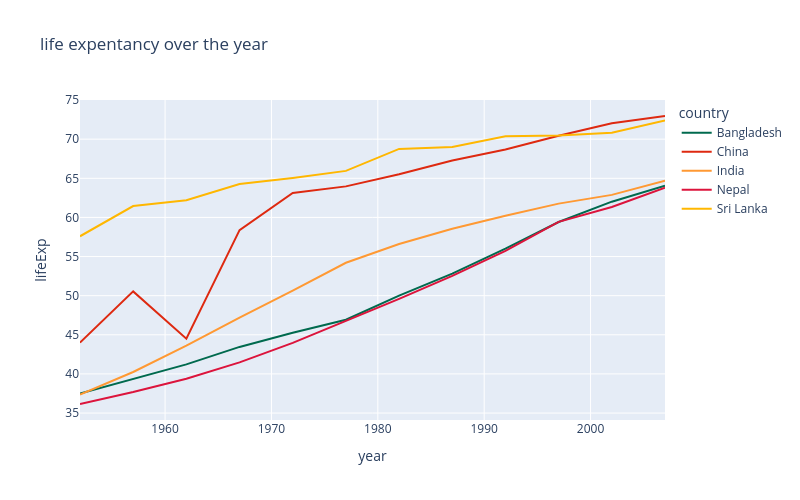

Notebook source saved alongside this figure:
### Code cell
padosi = gap[gap.country.isin(['India','Bangladesh','China','Nepal','Sri Lanka'])]
padosi
palette = ['#006A4E','#DE2910','#FF9933','#DC143C','#FFB700']
px.line(padosi,x='year',y='lifeExp',
        color='country',color_discrete_sequence=palette,
        hover_data=gap.columns,width=800,height=500,
        title='life expentancy over the year')

### Figure 1 — Plotly figure (JSON) as saved in the notebook; plotly's stock layout.template omitted (floating-point values rounded to 4 significant figures)
{"data": [{"customdata": [["Bangladesh", "Asia", 46886859, 684.2, "BGD", 50], ["Bangladesh", "Asia", 51365468, 661.6, "BGD", 50], ["Bangladesh", "Asia", 56839289, 686.3, "BGD", 50], ["Bangladesh", "Asia", 62821884, 721.2, "BGD", 50], ["Bangladesh", "Asia", 70759295, 630.2, "BGD", 50], ["Bangladesh", "Asia", 80428306, 659.9, "BGD", 50], ["Bangladesh", "Asia", 93074406, 677.0, "BGD", 50], ["Bangladesh", "Asia", 103764241, 752.0, "BGD", 50], ["Bangladesh", "Asia", 113704579, 837.8, "BGD", 50], ["Bangladesh", "Asia", 123315288, 972.8, "BGD", 50], ["Bangladesh", "Asia", 135656790, 1136.0, "BGD", 50], ["Bangladesh", "Asia", 150448339, 1391.0, "BGD", 50]], "hovertemplate": "country=%{customdata[0]}<br>year=%{x}<br>lifeExp=%{y}<br>continent=%{customdata[1]}<br>pop=%{customdata[2]}<br>gdpPercap=%{customdata[3]}<br>iso_alpha=%{customdata[4]}<br>iso_num=%{customdata[5]}<extra></extra>", "legendgroup": "Bangladesh", "line": {"color": "#006A4E", "dash": "solid"}, "marker": {"symbol": "circle"}, "mode": "lines", "name": "Bangladesh", "orientation": "v", "showlegend": true, "type": "scatter", "x": [1952, 1957, 1962, 1967, 1972, 1977, 1982, 1987, 1992, 1997, 2002, 2007], "xaxis": "x", "y": [37.48, 39.35, 41.22, 43.45, 45.25, 46.92, 50.01, 52.82, 56.02, 59.41, 62.01, 64.06], "yaxis": "y"}, {"customdata": [["China", "Asia", 556263527, 400.4, "CHN", 156], ["China", "Asia", 637408000, 576.0, "CHN", 156], ["China", "Asia", 665770000, 487.7, "CHN", 156], ["China", "Asia", 754550000, 612.7, "CHN", 156], ["China", "Asia", 862030000, 676.9, "CHN", 156], ["China", "Asia", 943455000, 741.2, "CHN", 156], ["China", "Asia", 1000281000, 962.4, "CHN", 156], ["China", "Asia", 1084035000, 1379.0, "CHN", 156], ["China", "Asia", 1164970000, 1656.0, "CHN", 156], ["China", "Asia", 1230075000, 2289.0, "CHN", 156], ["China", "Asia", 1280400000, 3119.0, "CHN", 156], ["China", "Asia", 1318683096, 4959.0, "CHN", 156]], "hovertemplate": "country=%{customdata[0]}<br>year=%{x}<br>lifeExp=%{y}<br>continent=%{customdata[1]}<br>pop=%{customdata[2]}<br>gdpPercap=%{customdata[3]}<br>iso_alpha=%{customdata[4]}<br>iso_num=%{customdata[5]}<extra></extra>", "legendgroup": "China", "line": {"color": "#DE2910", "dash": "solid"}, "marker": {"symbol": "circle"}, "mode": "lines", "name": "China", "orientation": "v", "showlegend": true, "type": "scatter", "x": [1952, 1957, 1962, 1967, 1972, 1977, 1982, 1987, 1992, 1997, 2002, 2007], "xaxis": "x", "y": [44.0, 50.55, 44.5, 58.38, 63.12, 63.97, 65.53, 67.27, 68.69, 70.43, 72.03, 72.96], "yaxis": "y"}, {"customdata": [["India", "Asia", 372000000, 546.6, "IND", 356], ["India", "Asia", 409000000, 590.1, "IND", 356], ["India", "Asia", 454000000, 658.3, "IND", 356], ["India", "Asia", 506000000, 700.8, "IND", 356], ["India", "Asia", 567000000, 724.0, "IND", 356], ["India", "Asia", 634000000, 813.3, "IND", 356], ["India", "Asia", 708000000, 855.7, "IND", 356], ["India", "Asia", 788000000, 976.5, "IND", 356], ["India", "Asia", 872000000, 1164.0, "IND", 356], ["India", "Asia", 959000000, 1459.0, "IND", 356], ["India", "Asia", 1034172547, 1747.0, "IND", 356], ["India", "Asia", 1110396331, 2452.0, "IND", 356]], "hovertemplate": "country=%{customdata[0]}<br>year=%{x}<br>lifeExp=%{y}<br>continent=%{customdata[1]}<br>pop=%{customdata[2]}<br>gdpPercap=%{customdata[3]}<br>iso_alpha=%{customdata[4]}<br>iso_num=%{customdata[5]}<extra></extra>", "legendgroup": "India", "line": {"color": "#FF9933", "dash": "solid"}, "marker": {"symbol": "circle"}, "mode": "lines", "name": "India", "orientation": "v", "showlegend": true, "type": "scatter", "x": [1952, 1957, 1962, 1967, 1972, 1977, 1982, 1987, 1992, 1997, 2002, 2007], "xaxis": "x", "y": [37.37, 40.25, 43.6, 47.19, 50.65, 54.21, 56.6, 58.55, 60.22, 61.77, 62.88, 64.7], "yaxis": "y"}, {"customdata": [["Nepal", "Asia", 9182536, 545.9, "NPL", 524], ["Nepal", "Asia", 9682338, 597.9, "NPL", 524], ["Nepal", "Asia", 10332057, 652.4, "NPL", 524], ["Nepal", "Asia", 11261690, 676.4, "NPL", 524], ["Nepal", "Asia", 12412593, 674.8, "NPL", 524], ["Nepal", "Asia", 13933198, 694.1, "NPL", 524], ["Nepal", "Asia", 15796314, 718.4, "NPL", 524], ["Nepal", "Asia", 17917180, 775.6, "NPL", 524], ["Nepal", "Asia", 20326209, 897.7, "NPL", 524], ["Nepal", "Asia", 23001113, 1011.0, "NPL", 524], ["Nepal", "Asia", 25873917, 1057.0, "NPL", 524], ["Nepal", "Asia", 28901790, 1091.0, "NPL", 524]], "hovertemplate": "country=%{customdata[0]}<br>year=%{x}<br>lifeExp=%{y}<br>continent=%{customdata[1]}<br>pop=%{customdata[2]}<br>gdpPercap=%{customdata[3]}<br>iso_alpha=%{customdata[4]}<br>iso_num=%{customdata[5]}<extra></extra>", "legendgroup": "Nepal", "line": {"color": "#DC143C", "dash": "solid"}, "marker": {"symbol": "circle"}, "mode": "lines", "name": "Nepal", "orientation": "v", "showlegend": true, "type": "scatter", "x": [1952, 1957, 1962, 1967, 1972, 1977, 1982, 1987, 1992, 1997, 2002, 2007], "xaxis": "x", "y": [36.16, 37.69, 39.39, 41.47, 43.97, 46.75, 49.59, 52.54, 55.73, 59.43, 61.34, 63.78], "yaxis": "y"}, {"customdata": [["Sri Lanka", "Asia", 7982342, 1084.0, "LKA", 144], ["Sri Lanka", "Asia", 9128546, 1073.0, "LKA", 144], ["Sri Lanka", "Asia", 10421936, 1074.0, "LKA", 144], ["Sri Lanka", "Asia", 11737396, 1136.0, "LKA", 144], ["Sri Lanka", "Asia", 13016733, 1213.0, "LKA", 144], ["Sri Lanka", "Asia", 14116836, 1349.0, "LKA", 144], ["Sri Lanka", "Asia", 15410151, 1648.0, "LKA", 144], ["Sri Lanka", "Asia", 16495304, 1877.0, "LKA", 144], ["Sri Lanka", "Asia", 17587060, 2154.0, "LKA", 144], ["Sri Lanka", "Asia", 18698655, 2664.0, "LKA", 144], ["Sri Lanka", "Asia", 19576783, 3015.0, "LKA", 144], ["Sri Lanka", "Asia", 20378239, 3970.0, "LKA", 144]], "hovertemplate": "country=%{customdata[0]}<br>year=%{x}<br>lifeExp=%{y}<br>continent=%{customdata[1]}<br>pop=%{customdata[2]}<br>gdpPercap=%{customdata[3]}<br>iso_alpha=%{customdata[4]}<br>iso_num=%{customdata[5]}<extra></extra>", "legendgroup": "Sri Lanka", "line": {"color": "#FFB700", "dash": "solid"}, "marker": {"symbol": "circle"}, "mode": "lines", "name": "Sri Lanka", "orientation": "v", "showlegend": true, "type": "scatter", "x": [1952, 1957, 1962, 1967, 1972, 1977, 1982, 1987, 1992, 1997, 2002, 2007], "xaxis": "x", "y": [57.59, 61.46, 62.19, 64.27, 65.04, 65.95, 68.76, 69.01, 70.38, 70.46, 70.81, 72.4], "yaxis": "y"}], "layout": {"height": 500, "legend": {"title": {"text": "country"}, "tracegroupgap": 0}, "title": {"text": "life expentancy over the year"}, "width": 800, "xaxis": {"anchor": "y", "domain": [0, 1], "title": {"text": "year"}}, "yaxis": {"anchor": "x", "domain": [0, 1], "title": {"text": "lifeExp"}}}}
